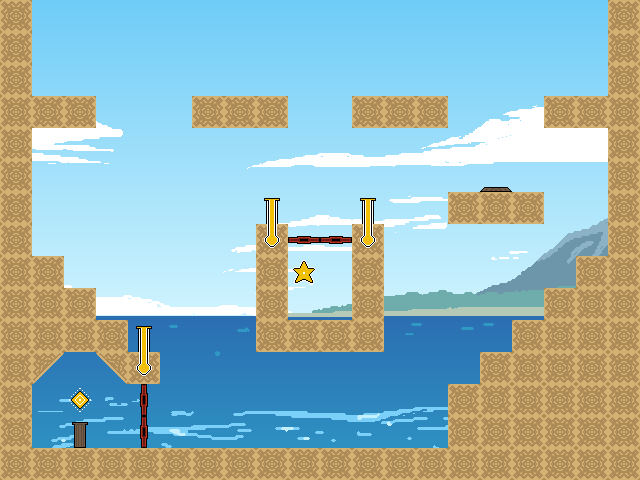

The image is a tile-based game level rendered from a .tmx file. Its description and complete source (layers, tilesets, objects, tile grids) follow:
An orthogonal 20x15 tile map with 32x32 px tiles, 7 tile layers (Ground, Platform, Walls, Wire1, ...), 1 image layer.

<map version="1.10" tiledversion="1.11.0" orientation="orthogonal" renderorder="right-down" width="20" height="15" tilewidth="32" tileheight="32" infinite="0" nextlayerid="10" nextobjectid="1">
 <tileset firstgid="1" source="../Tilesets/stargame_tilesets-Sheet.tsx" />
 <imagelayer id="9" name="Background">
  <image source="../Backgrounds/stargame_bgs_beach.png" width="640" height="480" />
 </imagelayer>
 <layer id="2" name="Ground" width="20" height="15">
  <data encoding="csv">
0,0,0,0,0,0,0,0,0,0,0,0,0,0,0,0,0,0,0,0,
0,0,0,0,0,0,0,0,0,0,0,0,0,0,0,0,0,0,0,0,
0,0,0,0,0,0,0,0,0,0,0,0,0,0,0,0,0,0,0,0,
0,0,0,0,0,0,0,0,0,0,0,0,0,0,0,0,0,0,0,0,
0,0,0,0,0,0,0,0,0,0,0,0,0,0,0,0,0,0,0,0,
0,0,0,0,0,0,0,0,0,0,0,0,0,0,0,0,0,0,0,0,
0,0,0,0,0,0,0,0,0,0,0,0,0,0,0,0,0,0,0,0,
0,0,0,0,0,0,0,0,0,0,0,0,0,0,0,0,0,0,0,0,
0,9,0,0,0,0,0,0,0,0,0,0,0,0,0,0,0,0,9,0,
0,9,9,0,0,0,0,0,0,0,0,0,0,0,0,0,0,9,9,0,
0,9,9,9,0,0,0,0,0,0,0,0,0,0,0,0,9,9,9,0,
0,2684354564,0,3221225476,9,0,0,0,0,0,0,0,0,0,0,9,9,9,9,0,
0,0,0,0,0,0,0,0,0,0,0,0,0,0,9,9,9,9,9,0,
0,0,0,0,0,0,0,0,0,0,0,0,0,0,9,9,9,9,9,0,
9,9,9,9,9,9,9,9,9,9,9,9,9,9,9,9,9,9,9,9
</data>
 </layer>
 <layer id="3" name="Platform" width="20" height="15">
  <data encoding="csv">
0,0,0,0,0,0,0,0,0,0,0,0,0,0,0,0,0,0,0,0,
0,0,0,0,0,0,0,0,0,0,0,0,0,0,0,0,0,0,0,0,
0,0,0,0,0,0,0,0,0,0,0,0,0,0,0,0,0,0,0,0,
0,9,9,0,0,0,9,9,9,0,0,9,9,9,0,0,0,9,9,0,
0,0,0,0,0,0,0,0,0,0,0,0,0,0,0,0,0,0,0,0,
0,0,0,0,0,0,0,0,0,0,0,0,0,0,0,43,0,0,0,0,
0,0,0,0,0,0,0,0,0,0,0,0,0,0,9,9,9,0,0,0,
0,0,0,0,0,0,0,0,0,0,0,0,0,0,0,0,0,0,0,0,
0,0,0,0,0,0,0,0,0,0,0,0,0,0,0,0,0,0,0,0,
0,0,0,0,0,0,0,0,0,0,0,0,0,0,0,0,0,0,0,0,
0,0,0,0,42,0,0,0,9,9,9,9,0,0,0,0,0,0,0,0,
0,0,0,0,0,0,0,0,0,0,0,0,0,0,0,0,0,0,0,0,
0,0,0,0,0,0,0,0,0,0,0,0,0,0,0,0,0,0,0,0,
0,0,0,0,0,0,0,0,0,0,0,0,0,0,0,0,0,0,0,0,
0,0,0,0,0,0,0,0,0,0,0,0,0,0,0,0,0,0,0,0
</data>
 </layer>
 <layer id="4" name="Walls" width="20" height="15">
  <data encoding="csv">
9,0,0,0,0,0,0,0,0,0,0,0,0,0,0,0,0,0,0,9,
9,0,0,0,0,0,0,0,0,0,0,0,0,0,0,0,0,0,0,9,
9,0,0,0,0,0,0,0,0,0,0,0,0,0,0,0,0,0,0,9,
9,0,0,0,0,0,0,0,0,0,0,0,0,0,0,0,0,0,0,9,
9,0,0,0,0,0,0,0,0,0,0,0,0,0,0,0,0,0,0,9,
9,0,0,0,0,0,0,0,0,0,0,0,0,0,0,0,0,0,0,9,
9,0,0,0,0,0,0,0,0,0,0,0,0,0,0,0,0,0,0,9,
9,0,0,0,0,0,0,0,9,0,0,9,0,0,0,0,0,0,0,9,
9,0,0,0,0,0,0,0,9,0,0,9,0,0,0,0,0,0,0,9,
9,0,0,0,0,0,0,0,9,0,0,9,0,0,0,0,0,0,0,9,
9,0,0,0,0,0,0,0,0,0,0,0,0,0,0,0,0,0,0,9,
9,0,0,0,0,0,0,0,0,0,0,0,0,0,0,0,0,0,0,9,
9,0,0,0,0,0,0,0,0,0,0,0,0,0,0,0,0,0,0,9,
9,0,0,0,0,0,0,0,0,0,0,0,0,0,0,0,0,0,0,9,
0,0,0,0,0,0,0,0,0,0,0,0,0,0,0,0,0,0,0,0
</data>
 </layer>
 <layer id="5" name="Wire1" width="20" height="15">
  <data encoding="csv">
0,0,0,0,0,0,0,0,0,0,0,0,0,0,0,0,0,0,0,0,
0,0,0,0,0,0,0,0,0,0,0,0,0,0,0,0,0,0,0,0,
0,0,0,0,0,0,0,0,0,0,0,0,0,0,0,0,0,0,0,0,
0,0,0,0,0,0,0,0,0,0,0,0,0,0,0,0,0,0,0,0,
0,0,0,0,0,0,0,0,0,0,0,0,0,0,0,0,0,0,0,0,
0,0,0,0,0,0,0,0,0,0,0,0,0,0,0,0,0,0,0,0,
0,0,0,0,0,0,0,0,0,0,0,0,0,0,0,0,0,0,0,0,
0,0,0,0,0,0,0,0,3221225488,0,0,3221225488,0,0,0,0,0,0,0,0,
0,0,0,0,0,0,0,0,0,0,0,0,0,0,0,0,0,0,0,0,
0,0,0,0,0,0,0,0,0,0,0,0,0,0,0,0,0,0,0,0,
0,0,0,0,0,0,0,0,0,0,0,0,0,0,0,0,0,0,0,0,
0,0,0,0,3221225488,0,0,0,0,0,0,0,0,0,0,0,0,0,0,0,
0,0,0,0,0,0,0,0,0,0,0,0,0,0,0,0,0,0,0,0,
0,0,0,0,0,0,0,0,0,0,0,0,0,0,0,0,0,0,0,0,
0,0,0,0,0,0,0,0,0,0,0,0,0,0,0,0,0,0,0,0
</data>
 </layer>
 <layer id="6" name="Foreground" width="20" height="15">
  <data encoding="csv">
0,0,0,0,0,0,0,0,0,0,0,0,0,0,0,0,0,0,0,0,
0,0,0,0,0,0,0,0,0,0,0,0,0,0,0,0,0,0,0,0,
0,0,0,0,0,0,0,0,0,0,0,0,0,0,0,0,0,0,0,0,
0,0,0,0,0,0,0,0,0,0,0,0,0,0,0,0,0,0,0,0,
0,0,0,0,0,0,0,0,0,0,0,0,0,0,0,0,0,0,0,0,
0,0,0,0,0,0,0,0,0,0,0,0,0,0,0,0,0,0,0,0,
0,0,0,0,0,0,0,0,0,0,0,0,0,0,0,0,0,0,0,0,
0,0,0,0,0,0,0,0,0,0,0,0,0,0,0,0,0,0,0,0,
0,0,0,0,0,0,0,0,0,0,0,0,0,0,0,0,0,0,0,0,
0,0,0,0,0,0,0,0,0,0,0,0,0,0,0,0,0,0,0,0,
0,0,0,0,0,0,0,0,0,0,0,0,0,0,0,0,0,0,0,0,
0,0,0,0,0,0,0,0,0,0,0,0,0,0,0,0,0,0,0,0,
0,0,0,0,0,0,0,0,0,0,0,0,0,0,0,0,0,0,0,0,
0,0,0,0,0,0,0,0,0,0,0,0,0,0,0,0,0,0,0,0,
0,0,0,0,0,0,0,0,0,0,0,0,0,0,0,0,0,0,0,0
</data>
 </layer>
 <layer id="7" name="Stairs" width="20" height="15">
  <data encoding="csv">
0,0,0,0,0,0,0,0,0,0,0,0,0,0,0,0,0,0,0,0,
0,0,0,0,0,0,0,0,0,0,0,0,0,0,0,0,0,0,0,0,
0,0,0,0,0,0,0,0,0,0,0,0,0,0,0,0,0,0,0,0,
0,0,0,0,0,0,0,0,0,0,0,0,0,0,0,0,0,0,0,0,
0,0,0,0,0,0,0,0,0,0,0,0,0,0,0,0,0,0,0,0,
0,0,0,0,0,0,0,0,0,0,0,0,0,0,0,0,0,0,0,0,
0,0,0,0,0,0,0,0,0,0,0,0,0,0,0,0,0,0,0,0,
0,0,0,0,0,0,0,0,0,0,0,0,0,0,0,0,0,0,0,0,
0,0,0,0,0,0,0,0,0,0,0,0,0,0,0,0,0,0,0,0,
0,0,0,0,0,0,0,0,0,0,0,0,0,0,0,0,0,0,0,0,
0,0,0,0,0,0,0,0,0,0,0,0,0,0,0,0,0,0,0,0,
0,0,0,0,0,0,0,0,0,0,0,0,0,0,0,0,0,0,0,0,
0,0,0,0,0,0,0,0,0,0,0,0,0,0,0,0,0,0,0,0,
0,0,0,0,0,0,0,0,0,0,0,0,0,0,0,0,0,0,0,0,
0,0,0,0,0,0,0,0,0,0,0,0,0,0,0,0,0,0,0,0
</data>
 </layer>
 <layer id="8" name="Objects" width="20" height="15">
  <data encoding="csv">
0,0,0,0,0,0,0,0,0,0,0,0,0,0,0,0,0,0,0,0,
0,0,0,0,0,0,0,0,0,0,0,0,0,0,0,0,0,0,0,0,
0,0,0,0,0,0,0,0,0,0,0,0,0,0,0,0,0,0,0,0,
0,0,0,0,0,0,0,0,0,0,0,0,0,0,0,0,0,0,0,0,
0,0,0,0,0,0,0,0,0,0,0,0,0,0,0,0,0,0,0,0,
0,0,0,0,0,0,0,0,0,0,0,0,0,0,0,0,0,0,0,0,
0,0,0,0,0,0,0,0,42,0,0,42,0,0,0,0,0,0,0,0,
0,0,0,0,0,0,0,0,0,1610612763,1610612763,0,0,0,0,0,0,0,0,0,
0,0,0,0,0,0,0,0,0,33,0,0,0,0,0,0,0,0,0,0,
0,0,0,0,0,0,0,0,0,0,0,0,0,0,0,0,0,0,0,0,
0,0,0,0,0,0,0,0,0,0,0,0,0,0,0,0,0,0,0,0,
0,0,0,0,0,0,0,0,0,0,0,0,0,0,0,0,0,0,0,0,
0,0,29,0,27,0,0,0,0,0,0,0,0,0,0,0,0,0,0,0,
0,0,28,0,27,0,0,0,0,0,0,0,0,0,0,0,0,0,0,0,
0,0,0,0,0,0,0,0,0,0,0,0,0,0,0,0,0,0,0,0
</data>
 </layer>
</map>
